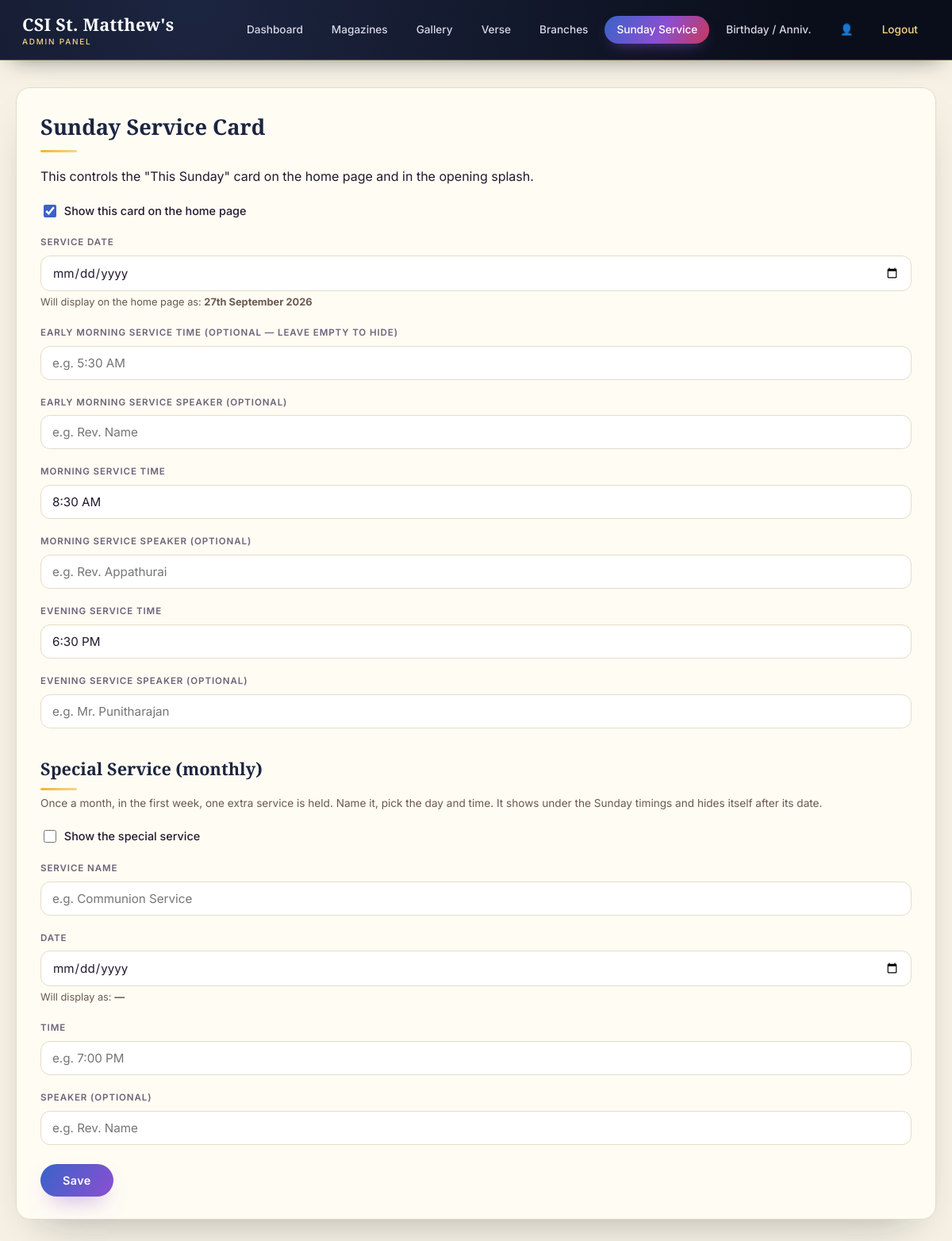
The page /admin/service.php (signed in) on the database its author committed.
### tables this page shows
CREATE TABLE settings (
  setting_key VARCHAR(64) PRIMARY KEY,
  setting_value TEXT
);

### includes/config.php (called while the page is built, shortened)
<?php
function db(): mysqli {
    static $conn = null;
    if ($conn === null) {
        $conn = new mysqli(DB_HOST, DB_USER, DB_PASS, DB_NAME);
        $conn->set_charset('utf8mb4');
    }
    return $conn;
}
function h(?string $value): string {
    return htmlspecialchars($value ?? '', ENT_QUOTES, 'UTF-8');
}
function format_ordinal_date(string $ymd): string {
    $ts = strtotime($ymd);
    $day = (int)date('j', $ts);
    if ($day % 10 === 1 && $day !== 11) {
        $suffix = 'st';
    } elseif ($day % 10 === 2 && $day !== 12) {
        $suffix = 'nd';
    } elseif ($day % 10 === 3 && $day !== 13) {
        $suffix = 'rd';
    } else {
        $suffix = 'th';
    }
    return $day . $suffix . date(' F Y', $ts);
}

### admin/service.php (the view, shortened to what this page needs)
<?php
require __DIR__ . '/_layout_top.php';
$get = fn($key) => db()->query("SELECT setting_value FROM settings WHERE setting_key = '" . db()->real_escape_string($key) . "'")->fetch_assoc()['setting_value'] ?? '';
$enabled = $get('service_card_enabled');
$date = $get('service_date');
$early = $get('service_early');
$earlySpeaker = $get('service_early_speaker');
$morningSpeaker = $get('service_morning_speaker');
$eveningSpeaker = $get('service_evening_speaker');
$morning = $get('service_morning');
$evening = $get('service_evening');
$spEnabled = $get('special_enabled');
$spName = $get('special_name');
$spDate = $get('special_date');
$spTime = $get('special_time');
$spSpeaker = $get('special_speaker');
?>
<div class="admin-card">
  <h2>Sunday Service Card</h2>
  <p>This controls the "This Sunday" card on the home page and in the opening splash.</p>
  <form method="post">
    <label><input type="checkbox" name="enabled" <?= $enabled === '1' ? 'checked' : '' ?>> Show this card on the home page</label>
    <label>Service Date</label>
    <input type="date" name="service_date" value="<?= h($date) ?>" required>
    <p style="font-size:0.8rem; color:#6b5a4d; margin-top:4px;">Will display on the home page as: <strong><?= h($date ? format_ordinal_date($date) : '—') ?></strong></p>
    <label>Early Morning Service Time (optional — leave empty to hide)</label>
    <input type="text" name="service_early" value="<?= h($early) ?>" placeholder="e.g. 5:30 AM">
    <label>Early Morning Service Speaker (optional)</label>
    <input type="text" name="service_early_speaker" value="<?= h($earlySpeaker) ?>" placeholder="e.g. Rev. Name">
    <label>Morning Service Time</label>
    <input type="text" name="service_morning" value="<?= h($morning) ?>" required>
    <label>Morning Service Speaker (optional)</label>
    <input type="text" name="service_morning_speaker" value="<?= h($morningSpeaker) ?>" placeholder="e.g. Rev. Appathurai">
    <label>Evening Service Time</label>
    <input type="text" name="service_evening" value="<?= h($evening) ?>" required>
    <label>Evening Service Speaker (optional)</label>
    <input type="text" name="service_evening_speaker" value="<?= h($eveningSpeaker) ?>" placeholder="e.g. Mr. Punitharajan">
    <h2 style="margin-top:34px; font-size:1.35rem;">Special Service (monthly)</h2>
    <p class="hint" style="font-size:0.85rem; color:#6b5a4d; margin-top:6px;">Once a month, in the first week, one extra service is held. Name it, pick the day and time. It shows under the Sunday timings and hides itself after its date.</p>
    <label><input type="checkbox" name="special_enabled" <?= $spEnabled === '1' ? 'checked' : '' ?>> Show the special service</label>
    <label>Service Name</label>
    <input type="text" name="special_name" value="<?= h($spName) ?>" placeholder="e.g. Communion Service">
    <label>Date</label>
    <input type="date" name="special_date" value="<?= h($spDate) ?>">
    <p style="font-size:0.8rem; color:#6b5a4d; margin-top:4px;">Will display as: <strong><?= h($spDate ? format_ordinal_date($spDate) : '—') ?></strong></p>
    <label>Time</label>
    <input type="text" name="special_time" value="<?= h($spTime) ?>" placeholder="e.g. 7:00 PM">
    <label>Speaker (optional)</label>
    <input type="text" name="special_speaker" value="<?= h($spSpeaker) ?>" placeholder="e.g. Rev. Name">
    <button type="submit" class="btn" style="margin-top:24px;">Save</button>
  </form>
</div>
<?php require __DIR__ . '/_layout_bottom.php'; ?>

### admin/_layout_top.php (style rules this page uses)
:root { --ink:#0a0e1a; --ink-2:#131a2e; --ink-3:#1c2540; --paper:#f6f1e4; --paper-card:#fffcf4; --sapphire:#3a63c8; --amethyst:#8a4fd1; --amber:#f2b632; --amber-soft:#f7d685; --ruby:#c8385a; --text:#201a2e; --muted:#6b6478; --border:#e4dcc4; --grad: linear-gradient(120deg, var(--sapphire), var(--amethyst) 55%, var(--ruby) 100%); }
* { box-sizing: border-box; }
body { margin:0; font-family:'Inter',-apple-system,'Segoe UI',sans-serif; background:var(--paper); color:var(--text); line-height:1.55; }
.admin-card { background:var(--paper-card); border:1px solid var(--border); border-radius:18px; padding:28px 30px; margin-bottom:26px; box-shadow:0 25px 55px -30px rgba(10,14,26,0.35); }
.admin-card h2 { font-family:'Cormorant Garamond',Georgia,serif; font-weight:700; font-size:1.7rem; color:var(--ink-3); margin:0 0 6px; }
.admin-card h2::after { content:''; display:block; width:46px; height:3px; border-radius:2px; margin-top:8px; background:linear-gradient(90deg,var(--amber),var(--amber-soft)); }
.admin-card > h2 + * { margin-top:18px; }
label { display:block; font-size:0.72rem; font-weight:600; letter-spacing:0.08em; text-transform:uppercase; margin:20px 0 7px; color:var(--muted); }
input[type=text], input[type=password], input[type=date], input[type=number], textarea, select { width:100%; padding:11px 14px; border:1px solid var(--border); border-radius:12px; font-size:0.95rem; font-family:inherit; background:#fff; color:var(--text); transition:border-color .2s, box-shadow .2s; }
input[type=checkbox] { accent-color:var(--sapphire); width:16px; height:16px; vertical-align:-3px; margin-right:6px; }
label:has(> input[type=checkbox]) { text-transform:none; letter-spacing:0; font-size:0.9rem; font-weight:500; color:var(--text); }
.btn { display:inline-flex; align-items:center; justify-content:center; gap:8px; background:var(--grad); background-size:200% auto; color:#fff; border:none; padding:12px 28px; border-radius:30px; font-family:inherit; font-size:0.9rem; font-weight:600; letter-spacing:0.03em; cursor:pointer; text-decoration:none; text-align:center; box-shadow:0 14px 28px -12px rgba(138,79,209,0.55); transition:background-position .5s, transform .25s, box-shadow .25s; }

### rows shown on the page
settings: setting_value "☑"
settings: setting_value "27th September 2026"
settings: service_morning "8:30 AM"
settings: service_evening "6:30 PM"

### other values the page prints
$label "Dashboard Magazines Gallery Verse Branches Sunday Service Birthday / Anniv."
$spDate ? format_ordinal_date($spDate) : '—' "—"
